Frame 1 (no input): blank canvas, image omitted
Frame 60 (the mouse pressed at the canvas centre just before this capture): blank canvas, image omitted
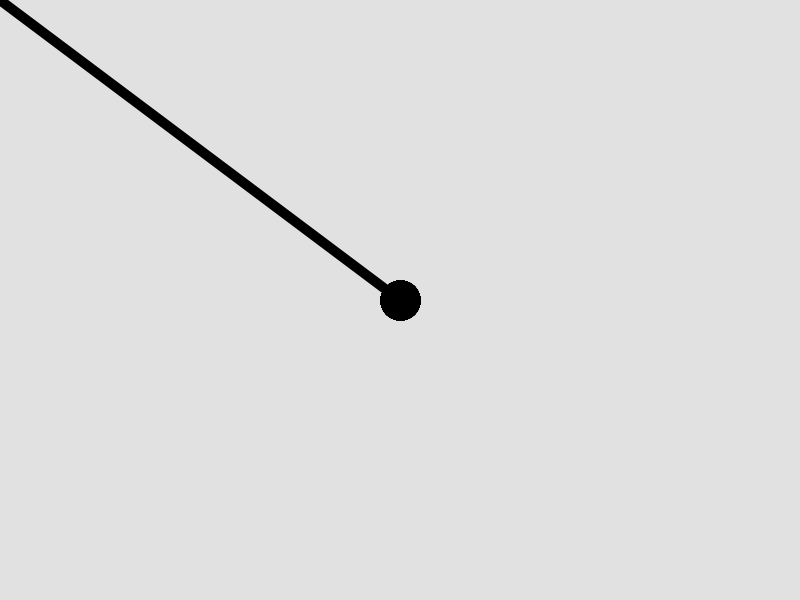
Frame 120 (the mouse held since frame 60 and released just before this capture)

The Processing sketch whose frames 1 and 60 were blank and that drew this single picture after the mouse press (run headless with seeded random() and noise(); from frame 60 on, the mouse is pressed at the canvas centre):

// Processing sketch: processing_96926
// ── processing_96926.pde

int sizeK =1;
int sizeP =1;
void setup(){
  background(225);
  size(800,600);
  frameRate(60);
}
void draw(){
  if(mousePressed){
    stroke(0,0,0);
    sizeP = sizeK;
    if (sizeK<10){
      sizeK +=2;
    }
    else{
      sizeK +=1;
    }  
    sizeK = constrain(sizeK,5,20);  
    
    int v =int(dist(mouseX,mouseY,pmouseX,pmouseY)/15);//15,min distance
    v = constrain(v,0,10);

    sizeK -=2*v; //speed faster size smaller
    //
    sizeK = constrain(sizeK,5,20);
    
    int steps = abs(sizeK-sizeP);//decade smooth
    if(steps>0){
        for(int i=0;i<=steps;i++){
          strokeWeight((sizeP+i*(sizeK-sizeP)/steps)*2);
          line(pmouseX,pmouseY,pmouseX+i*(mouseX-pmouseX)/steps,pmouseY+i*(mouseY-pmouseY)/steps);
          fill(0,0,255);
        }
    }
    else{
      strokeWeight(sizeK*2);
      line(pmouseX,pmouseY,mouseX,mouseY);
    }

  }
  else{
    sizeK =int(random(5));
    sizeP = sizeK;
  }

}

void keyPressed(){
  if(key==' '){
    background(225);
  }
}
